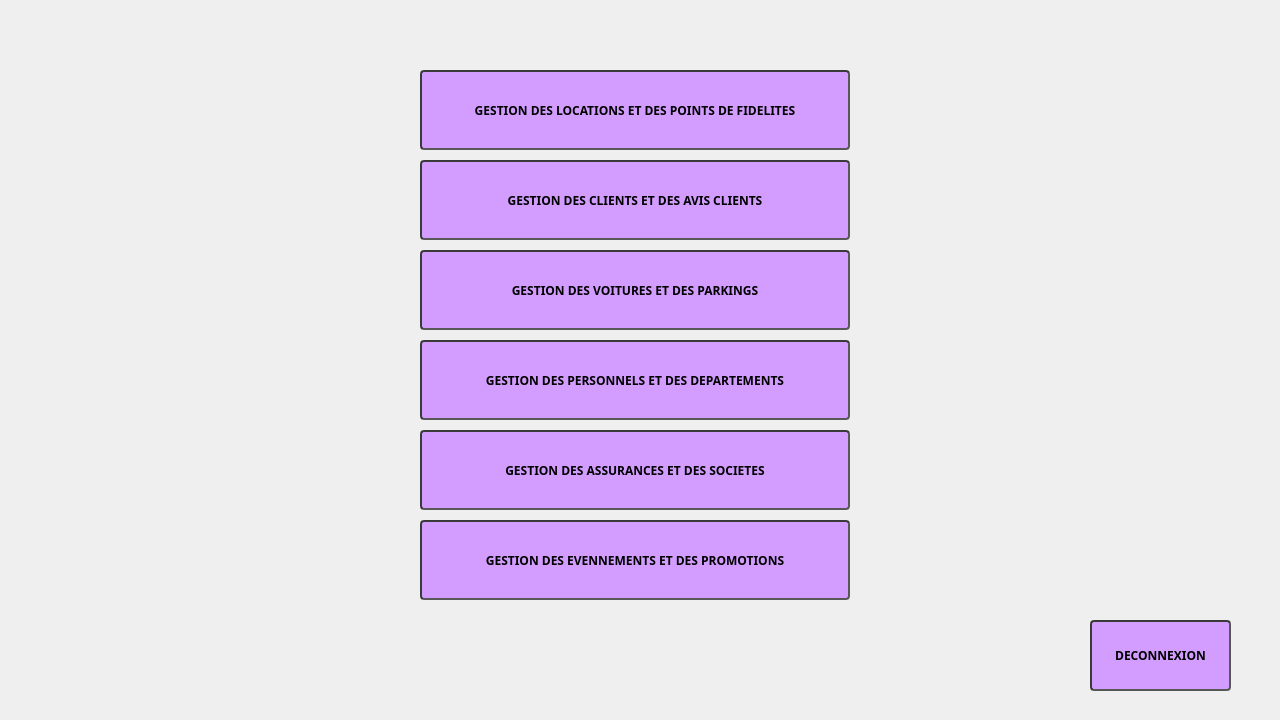
<?xml version="1.0" encoding="UTF-8"?>
<ui version="4.0">
 <class>acceuil</class>
 <widget class="QWidget" name="acceuil">
  <property name="geometry">
   <rect>
    <x>0</x>
    <y>0</y>
    <width>1280</width>
    <height>720</height>
   </rect>
  </property>
  <property name="windowTitle">
   <string>Form</string>
  </property>
  <widget class="QPushButton" name="habib">
   <property name="geometry">
    <rect>
     <x>420</x>
     <y>430</y>
     <width>430</width>
     <height>80</height>
    </rect>
   </property>
   <property name="font">
    <font>
     <family>Century Gothic</family>
     <pointsize>9</pointsize>
     <weight>75</weight>
     <bold>true</bold>
    </font>
   </property>
   <property name="styleSheet">
    <string notr="true">QPushButton {
	border-width: 2px; border-radius: 4px;
	border-color: rgb(58, 58, 58);
	border-style: inset;

padding: 5px;
background-color:#d39cff;
font-weight: bold;
}</string>
   </property>
   <property name="text">
    <string>GESTION DES ASSURANCES ET DES SOCIETES</string>
   </property>
  </widget>
  <widget class="QPushButton" name="marwa">
   <property name="geometry">
    <rect>
     <x>420</x>
     <y>160</y>
     <width>430</width>
     <height>80</height>
    </rect>
   </property>
   <property name="font">
    <font>
     <family>Century Gothic</family>
     <pointsize>9</pointsize>
     <weight>75</weight>
     <bold>true</bold>
    </font>
   </property>
   <property name="styleSheet">
    <string notr="true">QPushButton {
	border-width: 2px; border-radius: 4px;
	border-color: rgb(58, 58, 58);
	border-style: inset;

padding: 5px;
background-color:#d39cff;
font-weight: bold;
}</string>
   </property>
   <property name="text">
    <string>GESTION DES CLIENTS ET DES AVIS CLIENTS</string>
   </property>
  </widget>
  <widget class="QPushButton" name="sourour">
   <property name="geometry">
    <rect>
     <x>420</x>
     <y>250</y>
     <width>430</width>
     <height>80</height>
    </rect>
   </property>
   <property name="font">
    <font>
     <family>Century Gothic</family>
     <pointsize>9</pointsize>
     <weight>75</weight>
     <bold>true</bold>
    </font>
   </property>
   <property name="styleSheet">
    <string notr="true">QPushButton {
	border-width: 2px; border-radius: 4px;
	border-color: rgb(58, 58, 58);
	border-style: inset;

padding: 5px;
background-color:#d39cff;
font-weight: bold;
}</string>
   </property>
   <property name="text">
    <string>GESTION DES VOITURES ET DES PARKINGS</string>
   </property>
  </widget>
  <widget class="QPushButton" name="mahdi">
   <property name="geometry">
    <rect>
     <x>420</x>
     <y>70</y>
     <width>430</width>
     <height>80</height>
    </rect>
   </property>
   <property name="font">
    <font>
     <family>Century Gothic</family>
     <pointsize>9</pointsize>
     <weight>75</weight>
     <bold>true</bold>
    </font>
   </property>
   <property name="styleSheet">
    <string notr="true">QPushButton {
	border-width: 2px; border-radius: 4px;
	border-color: rgb(58, 58, 58);
	border-style: inset;

padding: 5px;
background-color:#d39cff;
font-weight: bold;
}</string>
   </property>
   <property name="text">
    <string>GESTION DES LOCATIONS ET DES POINTS DE FIDELITES</string>
   </property>
  </widget>
  <widget class="QPushButton" name="obaid">
   <property name="geometry">
    <rect>
     <x>420</x>
     <y>520</y>
     <width>430</width>
     <height>80</height>
    </rect>
   </property>
   <property name="font">
    <font>
     <family>Century Gothic</family>
     <pointsize>9</pointsize>
     <weight>75</weight>
     <bold>true</bold>
    </font>
   </property>
   <property name="styleSheet">
    <string notr="true">QPushButton {
	border-width: 2px; border-radius: 4px;
	border-color: rgb(58, 58, 58);
	border-style: inset;

padding: 5px;
background-color:#d39cff;
font-weight: bold;
}</string>
   </property>
   <property name="text">
    <string>GESTION DES EVENNEMENTS ET DES PROMOTIONS</string>
   </property>
  </widget>
  <widget class="QPushButton" name="ahmed">
   <property name="geometry">
    <rect>
     <x>420</x>
     <y>340</y>
     <width>430</width>
     <height>80</height>
    </rect>
   </property>
   <property name="font">
    <font>
     <family>Century Gothic</family>
     <pointsize>9</pointsize>
     <weight>75</weight>
     <bold>true</bold>
    </font>
   </property>
   <property name="styleSheet">
    <string notr="true">QPushButton {
	border-width: 2px; border-radius: 4px;
	border-color: rgb(58, 58, 58);
	border-style: inset;

padding: 5px;
background-color:#d39cff;
font-weight: bold;
}
</string>
   </property>
   <property name="text">
    <string>GESTION DES PERSONNELS ET DES DEPARTEMENTS</string>
   </property>
  </widget>
  <widget class="QPushButton" name="logout">
   <property name="geometry">
    <rect>
     <x>1090</x>
     <y>620</y>
     <width>141</width>
     <height>71</height>
    </rect>
   </property>
   <property name="font">
    <font>
     <family>Century Gothic</family>
     <weight>75</weight>
     <bold>true</bold>
    </font>
   </property>
   <property name="styleSheet">
    <string notr="true">QPushButton {
	border-width: 2px; border-radius: 4px;
	border-color: rgb(58, 58, 58);
	border-style: inset;
padding: 5px;
background-color:#d39cff;
font-weight: bold;
}</string>
   </property>
   <property name="text">
    <string>DECONNEXION</string>
   </property>
  </widget>
  <widget class="QLabel" name="pic">
   <property name="geometry">
    <rect>
     <x>0</x>
     <y>0</y>
     <width>1281</width>
     <height>721</height>
    </rect>
   </property>
   <property name="text">
    <string/>
   </property>
  </widget>
  <zorder>pic</zorder>
  <zorder>habib</zorder>
  <zorder>marwa</zorder>
  <zorder>sourour</zorder>
  <zorder>mahdi</zorder>
  <zorder>obaid</zorder>
  <zorder>ahmed</zorder>
  <zorder>logout</zorder>
 </widget>
 <resources/>
 <connections/>
</ui>
